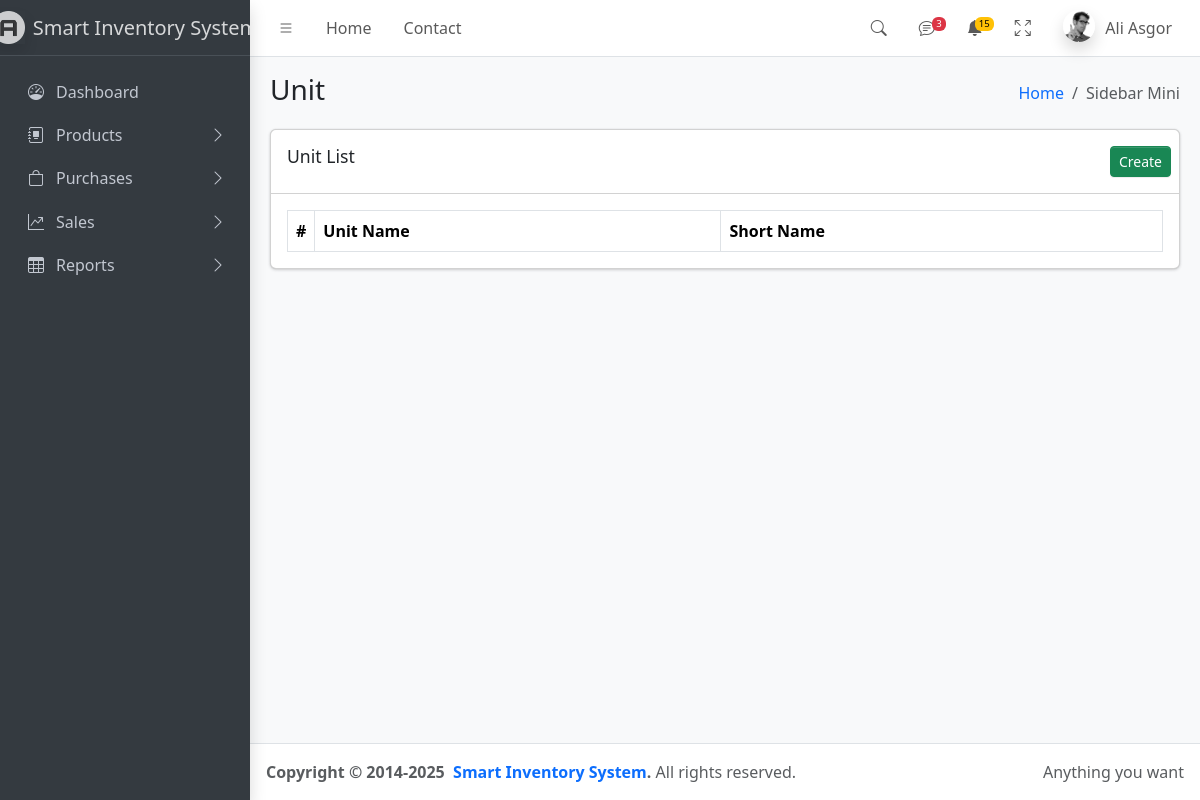
The page /products/unit/ on the database as committed earlier.
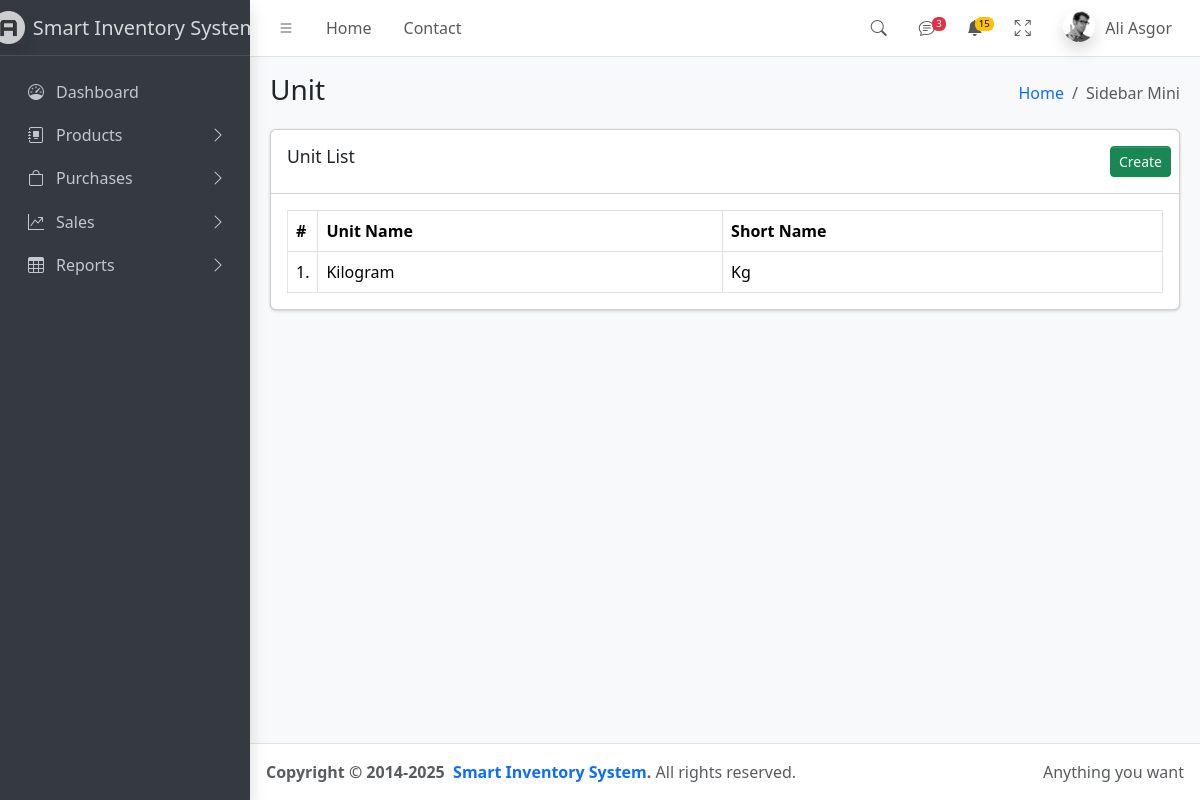
The same page on the database as committed later.
### products/models.py (models this page shows, shortened)
class Unit(models.Model):
    unit_name = models.CharField(max_length=100)
    unit_short_name = models.CharField(max_length=100)
    created_at = models.DateTimeField(auto_now_add=True)
    created_by = models.ForeignKey(User, on_delete=models.CASCADE)

### products/views.py (the view)
# urls.py: path('unit/', views.unit_list, name='unit_list'),
def unit_list(request):
    units = Unit.objects.all().order_by("-created_at")
    return render(request, "products/unit/unit_list.html", {"units": units})

### products/templates/products/unit/unit_list.html (shortened to what this page needs)
{% extends 'core/base.html' %}
{% block pagehead %}Unit{% endblock %}
{% block content %}
            <div class="row">
              <div class="col-12">
                <div class="card">
                  <div class="card-header">
                      <h3 class="card-title">Unit List</h3>
                    <div class="card-tools">
                      <a href="{% url 'create_unit' %}" class="btn btn-success btn-sm">Create</a>
                    </div>
                  </div>
                  <div class="card-body">
                    <table class="table table-bordered" role="table">
                      <thead>
                        <tr>
                          <th style="width: 10px" scope="col">#</th>
                          <th scope="col">Unit Name</th>
                          <th scope="col">Short Name</th>
                        </tr>
                      </thead>
                      <tbody>
                       {% for unit in units %}
                        <tr class="align-middle">
                          <td>1.</td>
                          <td>{{ unit.unit_name }}</td>
                          <td>Kg</td>
                        </tr>
                       {% endfor %}
                      </tbody>
                    </table>
                  </div>
                </div>
              </div>
            </div>
{% endblock %}

### core/templates/core/base.html (shortened to what this page needs)
{% load static %}
<!doctype html>
<html lang="en">
  <head>
    <link
      rel="stylesheet"
      href="https://cdn.jsdelivr.net/npm/@fontsource/source-sans-3@5.0.12/index.css"
      media="print"
      onload="this.media='all'"
    />
    <link
      rel="stylesheet"
      href="https://cdn.jsdelivr.net/npm/overlayscrollbars@2.11.0/styles/overlayscrollbars.min.css"
    />
    <link
      rel="stylesheet"
      href="https://cdn.jsdelivr.net/npm/bootstrap-icons@1.13.1/font/bootstrap-icons.min.css"
    />
    <link rel="stylesheet" href="{% static '/css/adminlte.min.css' %}" as="style" />
  </head>
  <body class="layout-fixed sidebar-expand-lg sidebar-mini bg-body-tertiary">
    <div class="app-wrapper">
      <nav class="app-header navbar navbar-expand bg-body">
        {% include 'core/header.html' %}
      </nav>
      <aside class="app-sidebar bg-body-secondary shadow" data-bs-theme="dark">
          {% include 'core/sidebar.html' %}
      </aside>
      <main class="app-main">
        <div class="app-content-header">
          <div class="container-fluid">
            <div class="row">
              <div class="col-sm-6"><h3 class="mb-0">{% block pagehead %}Home{% endblock %}</h3></div>
              <div class="col-sm-6">
                <ol class="breadcrumb float-sm-end">
                  {% block breadcrumb %}
                    <li class="breadcrumb-item"><a href="#">Home</a></li>
                    <li class="breadcrumb-item active" aria-current="page">Sidebar Mini</li>
                   {% endblock %}
                </ol>
              </div>
            </div>
          </div>
        </div>
        <div class="app-content">
          <div class="container-fluid">
            {% block content %}Main Content{% endblock %}
          </div>
        </div>
      </main>
     <footer class="app-footer">
        {% include 'core/footer.html' %}
     </footer>
    </div>
  </body>
</html>

### core/templates/core/header.html (shortened to what this page needs)
{% load static %}
        <div class="container-fluid">
          <ul class="navbar-nav">
            <li class="nav-item">
              <a class="nav-link" data-lte-toggle="sidebar" href="#" role="button">
                <i class="bi bi-list"></i>
              </a>
            </li>
            <li class="nav-item d-none d-md-block"><a href="#" class="nav-link">Home</a></li>
            <li class="nav-item d-none d-md-block"><a href="#" class="nav-link">Contact</a></li>
          </ul>
          <ul class="navbar-nav ms-auto">
            <li class="nav-item">
              <a class="nav-link" data-widget="navbar-search" href="#" role="button">
                <i class="bi bi-search"></i>
              </a>
            </li>
            <li class="nav-item dropdown">
              <a class="nav-link" data-bs-toggle="dropdown" href="#">
                <i class="bi bi-chat-text"></i>
                <span class="navbar-badge badge text-bg-danger">3</span>
              </a>
            </li>
            <li class="nav-item dropdown">
              <a class="nav-link" data-bs-toggle="dropdown" href="#">
                <i class="bi bi-bell-fill"></i>
                <span class="navbar-badge badge text-bg-warning">15</span>
              </a>
            </li>
            <li class="nav-item">
              <a class="nav-link" href="#" data-lte-toggle="fullscreen">
                <i data-lte-icon="maximize" class="bi bi-arrows-fullscreen"></i>
              </a>
            </li>
            <li class="nav-item dropdown user-menu">
              <a href="#" class="nav-link dropdown-toggle" data-bs-toggle="dropdown">
                <img
                  src="{% static '/assets/img/user2-160x160.jpg' %}"
                  class="user-image rounded-circle shadow"
                  alt="User Image"
                />
                <span class="d-none d-md-inline">Ali Asgor</span>
              </a>
            </li>
          </ul>
        </div>

### core/templates/core/sidebar.html (shortened to what this page needs)
{% load static %}
        <div class="sidebar-brand">
          <a href="" class="brand-link">
            <img
              src="{% static '/assets/img/AdminLTELogo.png' %}"
              alt="AdminLTE Logo"
              class="brand-image opacity-75 shadow"
            />
            <span class="brand-text fw-light">Smart Inventory System</span>
          </a>
        </div>
        <div class="sidebar-wrapper">
          <nav class="mt-2">
            <ul
              class="nav sidebar-menu flex-column"
              data-lte-toggle="treeview"
              role="navigation"
              aria-label="Main navigation"
              data-accordion="false"
              id="navigation"
            >
              <li class="nav-item">
                <a href="/" class="nav-link">
                  <i class="nav-icon bi bi-speedometer"></i>
                  <p>
                    Dashboard
                  </p>
                </a>
              </li>
                <li class="nav-item">
                <a href="#" class="nav-link">
                  <i class="nav-icon bi bi-journal-album"></i>
                  <p>
                    Products
                  </p>
                </a>
              </li>
                <li class="nav-item">
                <a href="#" class="nav-link">
                  <i class="nav-icon bi bi-bag"></i>
                  <p>
                    Purchases
                  </p>
                </a>
              </li>
                <li class="nav-item">
                <a href="#" class="nav-link">
                  <i class="nav-icon bi bi-graph-up-arrow"></i>
                  <p>
                    Sales
                  </p>
                </a>
              </li>
                <li class="nav-item">
                <a href="#" class="nav-link">
                  <i class="nav-icon bi bi-table"></i>
                  <p>
                    Reports
                  </p>
                </a>
              </li>
            </ul>
          </nav>
        </div>

### core/templates/core/footer.html
        <div class="float-end d-none d-sm-inline">Anything you want</div>
        <strong>
          Copyright &copy; 2014-2025&nbsp;
          <a href="https://adminlte.io" class="text-decoration-none">Smart Inventory System</a>.
        </strong>
        All rights reserved.

Rows that differ between the two databases and show on the page:
added Unit: unit_name "Kilogram"
